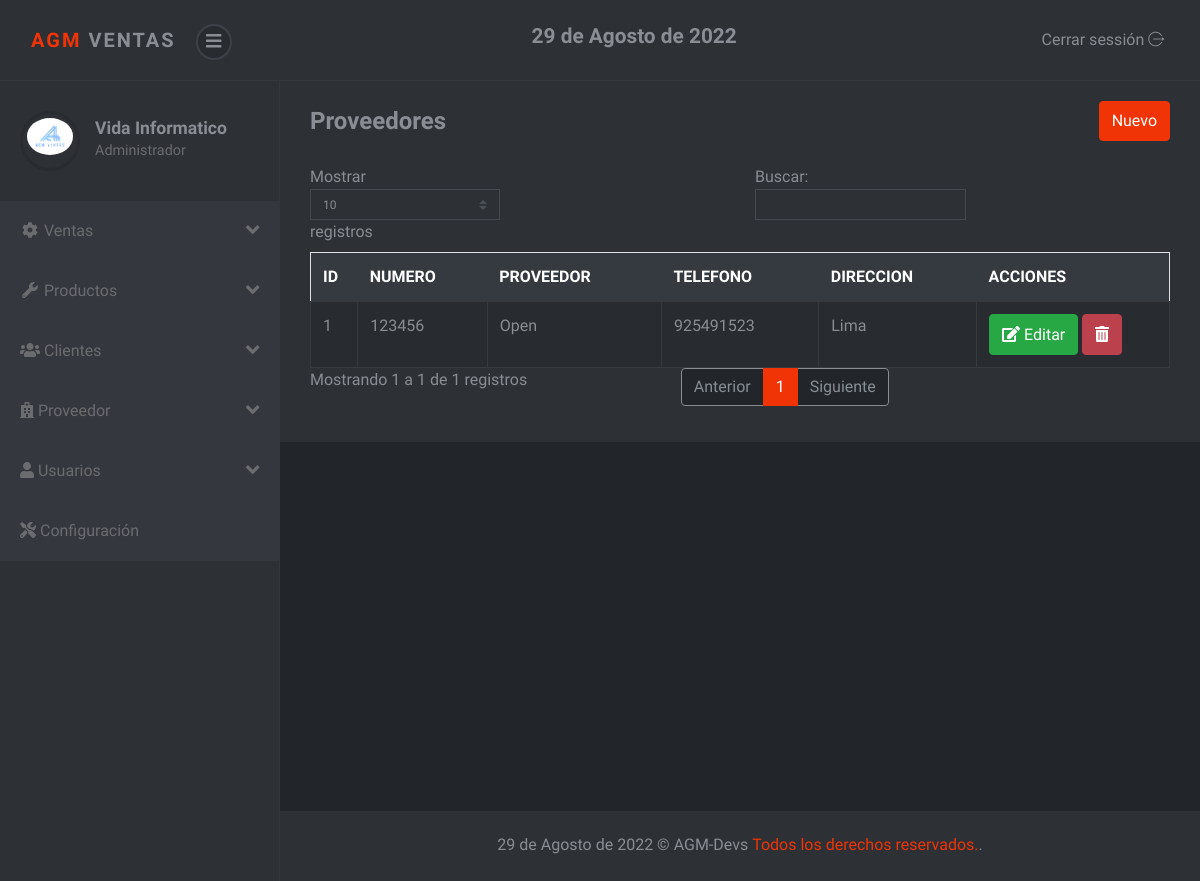
Before: /sistema/lista_proveedor.php (signed in) with the older database file.
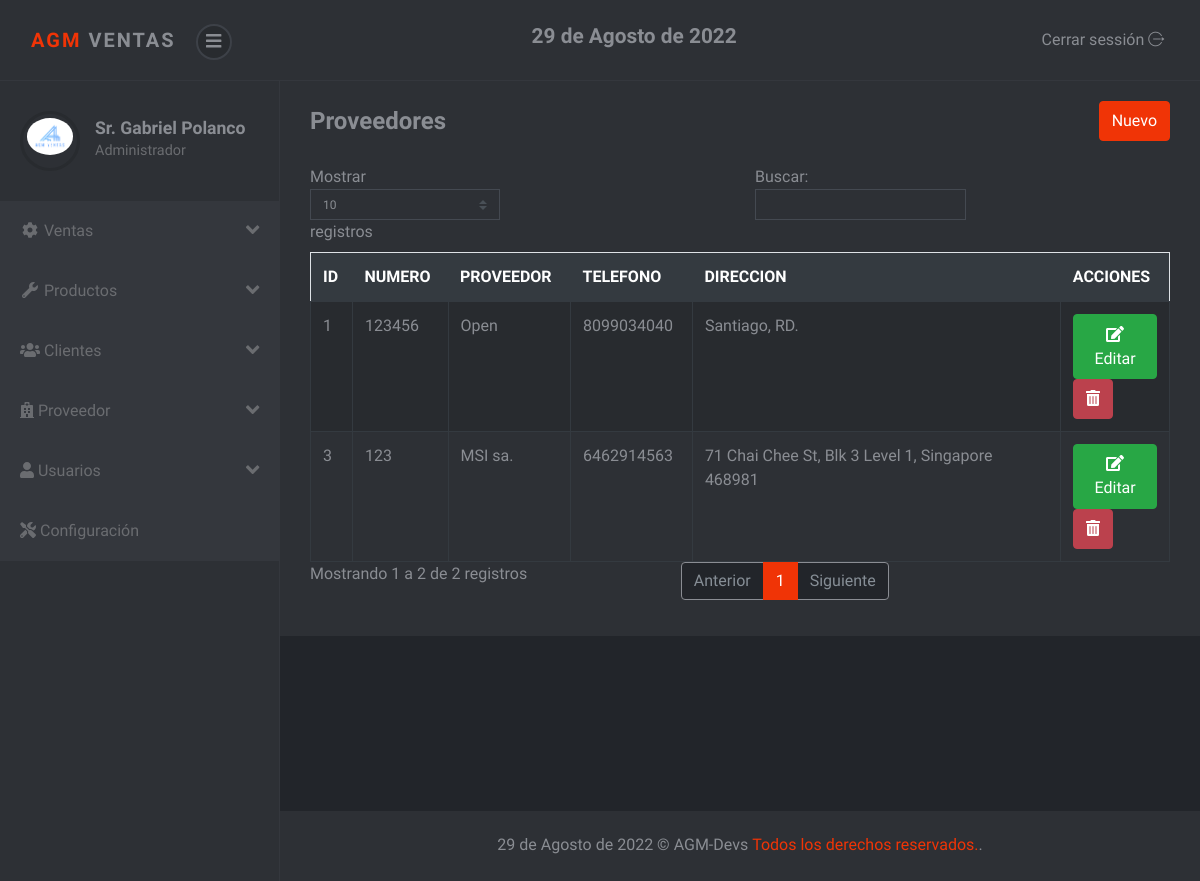
After: the same page with the newer database file.
### tables this page shows
CREATE TABLE `proveedor` (
  `codproveedor` int(11) NOT NULL,
  `proveedor` varchar(100) NOT NULL,
  `contacto` varchar(100) NOT NULL,
  `telefono` varchar(15) NOT NULL,
  `direccion` varchar(100) NOT NULL,
  `usuario_id` int(11) NOT NULL
);

### sistema/lista_proveedor.php (the view, shortened to what the changed rows need)
<?php include_once "includes/header.php"; ?>
<div class="container-fluid">
	<div class="d-sm-flex align-items-center justify-content-between mb-4">
		<h1 class="h3 mb-0 text-gray-800">Proveedores</h1>
	</div>
	<div class="row">
		<div class="col-lg-12">
			<div class="table-responsive">
				<table class="table table-striped table-bordered" id="table">
					<thead class="thead-dark">
						<tr>
							<th>ID</th>
							<th>NUMERO</th>
							<th>PROVEEDOR</th>
							<th>TELEFONO</th>
							<th>DIRECCION</th>
							<?php if ($_SESSION['rol'] == 1) { ?>
							<th>ACCIONES</th>
							<?php } ?>
						</tr>
					</thead>
					<tbody>
						<?php
						include "../conexion.php";
						$query = mysqli_query($conexion, "SELECT * FROM proveedor");
						$result = mysqli_num_rows($query);
						if ($result > 0) {
							while ($data = mysqli_fetch_assoc($query)) { ?>
								<tr>
									<td><?php echo $data['codproveedor']; ?></td>
									<td><?php echo $data['contacto']; ?></td>
									<td><?php echo $data['proveedor']; ?></td>
									<td><?php echo $data['telefono']; ?></td>
									<td><?php echo $data['direccion']; ?></td>
									<?php if ($_SESSION['rol'] == 1) { ?>
									<td>
										<a href="editar_proveedor.php?id=<?php echo $data['codproveedor']; ?>" class="btn btn-success"><i class='fas fa-edit'></i> Editar</a>
										<form action="eliminar_proveedor.php?id=<?php echo $data['codproveedor']; ?>" method="post" class="confirmar d-inline">
											<button class="btn btn-danger" type="submit"><i class='fas fa-trash-alt'></i> </button>
										</form>
									</td>
									<?php } ?>
								</tr>
						<?php }
						} ?>
					</tbody>
				</table>
			</div>
		</div>
	</div>
</div>
<?php include_once "includes/footer.php"; ?>

### sistema/includes/header.php (shortened to what the changed rows need)
<!DOCTYPE html>
<html>
<head>
	<link rel="stylesheet" href="vendor/bootstrap/css/bootstrap.min.css">
	<link rel="stylesheet" href="css/font.css">
	<link rel="stylesheet" href="css/style.violet.css" id="theme-stylesheet">
	<link rel="stylesheet" href="css/custom.css">
</head>
<body>
	<div class="d-flex align-items-stretch">
		<nav id="sidebar">
			<div class="sidebar-header d-flex align-items-center">
				<div class="title">
					<h1 class="h5"><?php echo $_SESSION['nombre']; ?></h1>
					<p><?php if ($_SESSION['rol'] == 1) {
							echo "Administrador";
						} else {
							echo "Vendedor";
						} ?></p>
				</div>
			</div>
		</nav>
		<div class="page-content">
			<div class="page-header">

Changed rows visible on the page:
changed proveedor "Open": telefono "925491523" → "8099034040"; direccion "Lima" → "Santiago, RD."
added proveedor: codproveedor "3", contacto "123", proveedor "MSI sa.", telefono "6462914563", direccion "71 Chai Chee St, Blk 3 Level 1, Singapore 468981"
Other visible differences:
$_SESSION['nombre']: "Vida Informatico" → "Sr. Gabriel Polanco"
text written by a page script: "Mostrar registros Buscar: Mostrando 1 a 1 de 1 registros Anterior 1 Siguiente" → "Mostrar registros Buscar: Mostrando 1 a 2 de 2 registros Anterior 1 Siguiente"
